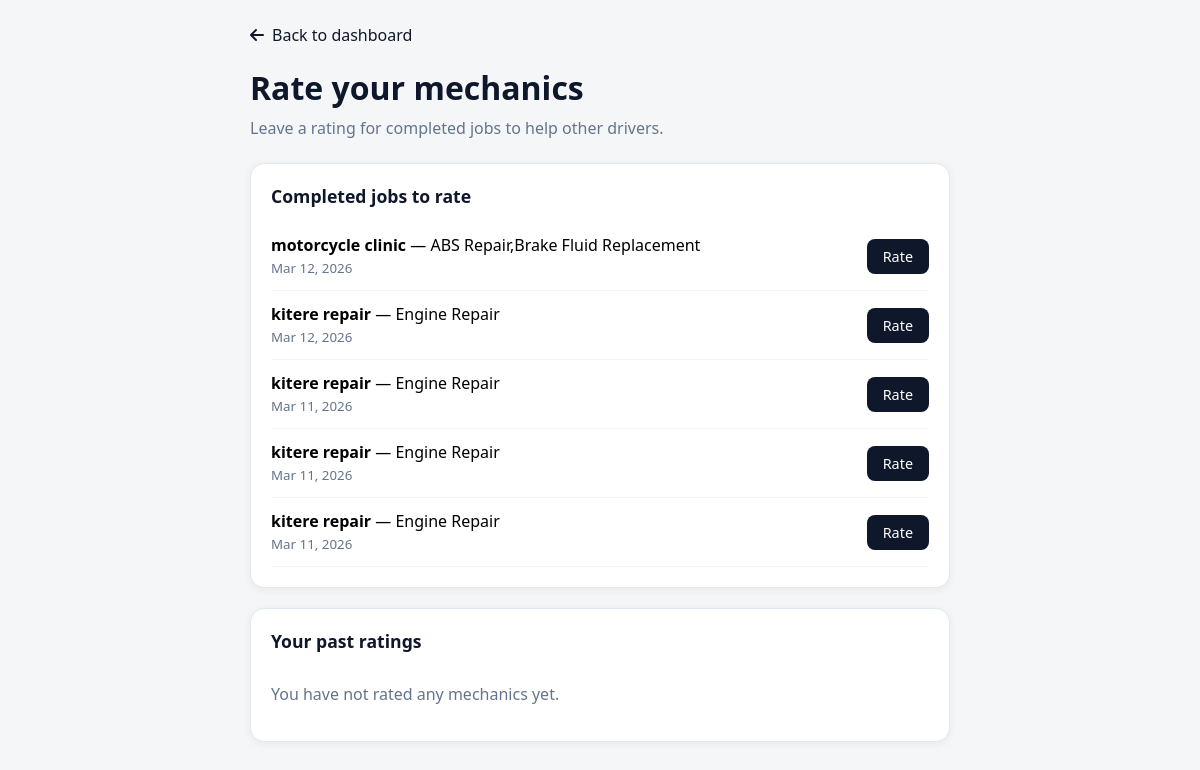
Screenshot of /dashboard/rate_mechanic.php (signed in) with the database file from the repository.
### tables this page shows
CREATE TABLE `bookings` (
  `id` int(11) NOT NULL,
  `driver_id` int(11) NOT NULL,
  `mechanic_id` int(11) NOT NULL,
  `service_requested` varchar(255) DEFAULT NULL,
  `vehicle_type` varchar(50) DEFAULT NULL,
  `booking_status` enum('pending','accepted','completed','cancelled') DEFAULT 'pending',
  `accepted_at` datetime DEFAULT NULL,
  `driver_latitude` decimal(9,6) DEFAULT NULL,
  `driver_longitude` decimal(9,6) DEFAULT NULL,
  `driver_address` varchar(255) DEFAULT NULL,
  `notes` text DEFAULT NULL,
  `created_at` datetime DEFAULT current_timestamp(),
  `updated_at` datetime DEFAULT current_timestamp() ON UPDATE current_timestamp()
);

CREATE TABLE `mechanics` (
  `id` int(11) NOT NULL,
  `user_id` int(11) NOT NULL,
  `garage_name` varchar(255) NOT NULL,
  `experience` int(11) NOT NULL,
  `certifications` text DEFAULT NULL,
  `vehicle_types` text NOT NULL,
  `services_offered` text NOT NULL,
  `latitude` decimal(9,6) NOT NULL,
  `longitude` decimal(9,6) NOT NULL,
  `availability` tinyint(1) DEFAULT 1,
  `created_at` datetime DEFAULT current_timestamp(),
  `service_ids` longtext DEFAULT NULL CHECK (json_valid(`service_ids`))
);

### dashboard/rate_mechanic.php (the view, shortened to what this page needs)
<?php
require_once __DIR__ . '/../forms/config.php';
$user_id = $_SESSION['user_id'];
$stmt = $conn->prepare("SELECT id FROM drivers WHERE user_id = ?");
$stmt->bind_param("i", $user_id);
$stmt->execute();
$driver = $stmt->get_result()->fetch_assoc();
$driver_id = $driver['id'];
$unrated = $conn->query("
    SELECT b.id, b.service_requested, b.created_at, m.garage_name, u.full_name AS mechanic_name
    FROM bookings b
    JOIN mechanics m ON b.mechanic_id = m.id
    JOIN users u ON m.user_id = u.id
    LEFT JOIN ratings r ON r.booking_id = b.id
    WHERE b.driver_id = {$driver_id} AND b.booking_status = 'completed' AND r.id IS NULL
    ORDER BY b.created_at DESC
");
$unrated_list = $unrated ? $unrated->fetch_all(MYSQLI_ASSOC) : [];
$rated = $conn->query("
    SELECT r.id, r.stars, r.review, r.created_at, b.service_requested, m.garage_name, u.full_name AS mechanic_name
    FROM ratings r
    JOIN bookings b ON r.booking_id = b.id
    JOIN mechanics m ON r.mechanic_id = m.id
    JOIN users u ON m.user_id = u.id
    WHERE r.driver_id = {$driver_id}
    ORDER BY r.created_at DESC
");
$rated_list = $rated ? $rated->fetch_all(MYSQLI_ASSOC) : [];
?>
<!DOCTYPE html>
<html lang="en">
<head>
    <link rel="stylesheet" href="https://cdnjs.cloudflare.com/ajax/libs/font-awesome/6.0.0-beta3/css/all.min.css">
</head>
<body>
<div class="container">
    <a href="driver_dashboard.php" class="back"><i class="fas fa-arrow-left"></i> Back to dashboard</a>
    <h1>Rate your mechanics</h1>
    <p class="sub">Leave a rating for completed jobs to help other drivers.</p>
    <div class="card">
        <h2>Completed jobs to rate</h2>
        <?php if (empty($unrated_list)): ?>
            <p class="empty">No completed bookings to rate.</p>
        <?php else: ?>
            <?php foreach ($unrated_list as $u): ?>
                <div class="booking-row">
                    <div>
                        <strong><?php echo htmlspecialchars($u['garage_name']); ?></strong> — <?php echo htmlspecialchars($u['service_requested'] ?? 'Service'); ?>
                        <br><small style="color:#64748b;"><?php echo date('M j, Y', strtotime($u['created_at'])); ?></small>
                    </div>
                    <button type="button" class="btn btn-primary" onclick="toggleForm(<?php echo (int)$u['id']; ?>)">Rate</button>
                </div>
            <?php endforeach; ?>
        <?php endif; ?>
    </div>
    <div class="card">
        <h2>Your past ratings</h2>
        <?php if (empty($rated_list)): ?>
            <p class="empty">You have not rated any mechanics yet.</p>
        <?php endif; ?>
    </div>
</div>
</body>
</html>

### dashboard/rate_mechanic.php (style rules this page uses)
* { margin: 0; padding: 0; box-sizing: border-box; font-family: 'Segoe UI', sans-serif; }
body { background: #f4f6f8; min-height: 100vh; padding: 24px; }
.container { max-width: 700px; margin: 0 auto; }
h1 { color: #0f172a; margin-bottom: 8px; }
.sub { color: #64748b; margin-bottom: 24px; }
.card { background: #fff; border-radius: 14px; padding: 20px; margin-bottom: 20px; box-shadow: 0 2px 8px rgba(0,0,0,0.06); border: 1px solid #e2e8f0; }
.card h2 { font-size: 1.1rem; margin-bottom: 14px; color: #0f172a; }
.empty { color: #64748b; padding: 16px 0; }
.booking-row { display: flex; justify-content: space-between; align-items: center; padding: 12px 0; border-bottom: 1px solid #f1f5f9; flex-wrap: wrap; gap: 10px; }
.btn { padding: 8px 16px; border-radius: 8px; font-weight: 500; cursor: pointer; border: none; font-size: 0.9rem; }
.btn-primary { background: #0f172a; color: #fff; }
a.back { display: inline-flex; align-items: center; gap: 8px; color: #0f172a; text-decoration: none; font-weight: 500; margin-bottom: 20px; }

### rows the page displays
bookings: mechanic.garage_name "motorcycle clinic", service_requested "ABS Repair,Brake Fluid Replacement", created_at "Mar 12, 2026"
bookings: mechanic.garage_name "kitere repair", service_requested "Engine Repair", created_at "Mar 12, 2026"
bookings: mechanic.garage_name "kitere repair", service_requested "Engine Repair", created_at "Mar 11, 2026"
bookings: mechanic.garage_name "kitere repair", service_requested "Engine Repair", created_at "Mar 11, 2026"
bookings: mechanic.garage_name "kitere repair", service_requested "Engine Repair", created_at "Mar 11, 2026"
